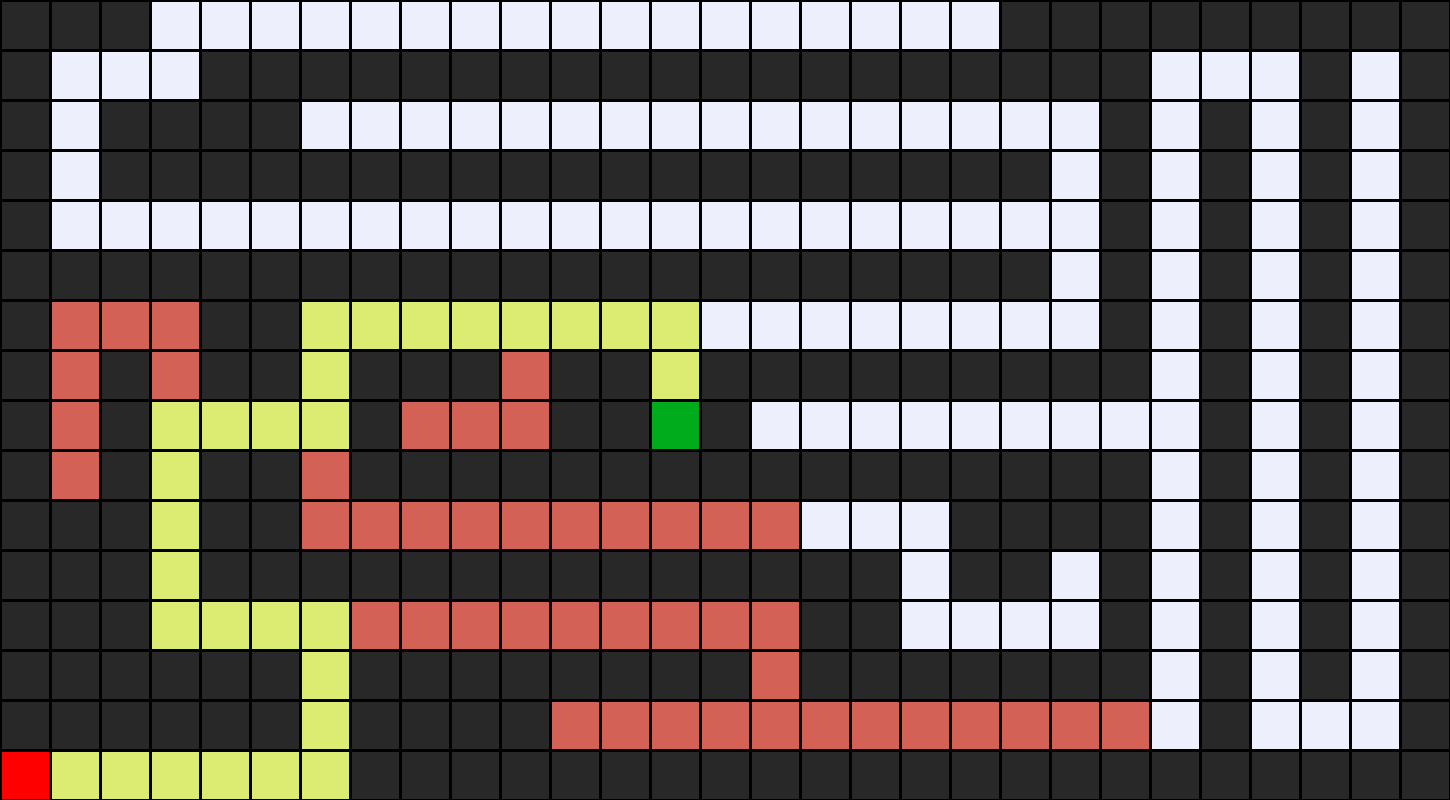

Here is the Python script that generated this plot:
import sys


class Node():
    def __init__(self, state, parent, action, dist):
        self.state = state
        self.parent = parent
        self.action = action
        self.dist = dist
    def get_dist(self, goal_state):
        return (goal_state[0] - self.state[0]) - (goal_state[1] - self.state[1])


class StackFrontier():
    def __init__(self):
        self.frontier = []
    
    def add(self, node: Node):
        self.frontier.append(node)
    
    def contains_state(self, state):
        return any(node.state == state for node in self.frontier)
    
    def is_empty(self):
        return len(self.frontier) == 0
    
    def remove(self) -> Node:
        if self.is_empty():
            raise Exception("empty frontier")
        else:
            node = self.frontier[-1]
            self.frontier = self.frontier[:-1]
            return node

class QueueFrontier(StackFrontier):
    def remove(self) -> Node:
        if self.is_empty():
            raise Exception("empty frontier")
        else:
            node = self.frontier[0]
            self.frontier = self.frontier[1:]
            return node 
        
class GreedyFrontier(StackFrontier):
    def remove(self, goal_state) -> Node:
        if self.is_empty():
            raise Exception("empty frontier")
        else:
            min_index = 0

            for i in range(len(self.frontier)):
                if self.frontier[i].get_dist(goal_state) < self.frontier[min_index].get_dist(goal_state):
                    min_index = i

        
            #self.frontier.remove[min_index]
            node = self.frontier[min_index]
            self.frontier = self.frontier[0:min_index] + self.frontier[min_index+1:]

            return node
        
class AStarFrontier(StackFrontier):
    def remove(self, goal_state) -> Node:
        if self.is_empty():
            raise Exception("empty frontier")
        else:
            min_index = 0

            for i in range(len(self.frontier)):
                first_node = self.frontier[i]
                second_node = self.frontier[min_index]
                if first_node.get_dist(goal_state) + first_node.dist < second_node.get_dist(goal_state) + second_node.dist:
                    min_index = i

            node = self.frontier[min_index]
            self.frontier = self.frontier[0:min_index] + self.frontier[min_index+1:]

            return node

#Souce Code from Harvard AI course
class Maze():

    def __init__(self, filename):

        # Read file and set height and width of maze
        with open(filename) as f:
            contents = f.read()

        # Validate start and goal
        if contents.count("A") != 1:
            raise Exception("maze must have exactly one start point")
        if contents.count("B") != 1:
            raise Exception("maze must have exactly one goal")

        # Determine height and width of maze
        contents = contents.splitlines()
        self.height = len(contents)
        self.width = max(len(line) for line in contents)

        # Keep track of walls
        self.walls = []
        for i in range(self.height):
            row = []
            for j in range(self.width):
                try:
                    if contents[i][j] == "A":
                        self.start = (i, j)
                        row.append(False)
                    elif contents[i][j] == "B":
                        self.goal = (i, j)
                        row.append(False)
                    elif contents[i][j] == " ":
                        row.append(False)
                    else:
                        row.append(True)
                except IndexError:
                    row.append(False)
            self.walls.append(row)

        self.solution = None


    def print(self):
        solution = self.solution[1] if self.solution is not None else None
        print()
        for i, row in enumerate(self.walls):
            for j, col in enumerate(row):
                if col:
                    print("â–ˆ", end="")
                elif (i, j) == self.start:
                    print("A", end="")
                elif (i, j) == self.goal:
                    print("B", end="")
                elif solution is not None and (i, j) in solution:
                    print("*", end="")
                else:
                    print(" ", end="")
            print()
        print()


    def neighbors(self, state):
        row, col = state
        candidates = [
            ("up", (row - 1, col)),
            ("down", (row + 1, col)),
            ("left", (row, col - 1)),
            ("right", (row, col + 1))
        ]

        result = []
        for action, (r, c) in candidates:
            if 0 <= r < self.height and 0 <= c < self.width and not self.walls[r][c]:
                result.append((action, (r, c)))
        return result

    #my attempt of the solve algorithm while peeking
    def solve(self):
        
        self.num_explored = 0

        self.frontier = AStarFrontier()
        self.frontier.add(Node(self.start, None, None, 0))
        self.explored = set()

        while True:

            if self.frontier.is_empty():
                raise Exception("No solution")
            
            node = self.frontier.remove(self.goal)
            #node = self.frontier.remove()

            if node.state == self.goal:
                actions = []
                cells = []
                while node.parent != None:
                    actions.append(node.action)
                    cells.append(node.state)
                    node = node.parent
                actions.reverse()
                cells.reverse()
                self.solution = (actions, cells)
                return
            
            #mark as explored
            self.explored.add(node.state)
            self.num_explored += 1

            for action, state in self.neighbors(node.state):
                if not self.frontier.contains_state(state) and state not in self.explored:
                    child = Node(state=state, parent=node, action=action, dist=node.dist+1)
                    self.frontier.add(child)

    #back to course code
    def output_image(self, filename, show_solution=True, show_explored=False):
        from PIL import Image, ImageDraw
        cell_size = 50
        cell_border = 2

        # Create a blank canvas
        img = Image.new(
            "RGBA",
            (self.width * cell_size, self.height * cell_size),
            "black"
        )
        draw = ImageDraw.Draw(img)

        solution = self.solution[1] if self.solution is not None else None
        for i, row in enumerate(self.walls):
            for j, col in enumerate(row):

                # Walls
                if col:
                    fill = (40, 40, 40)

                # Start
                elif (i, j) == self.start:
                    fill = (255, 0, 0)

                # Goal
                elif (i, j) == self.goal:
                    fill = (0, 171, 28)

                # Solution
                elif solution is not None and show_solution and (i, j) in solution:
                    fill = (220, 235, 113)

                # Explored
                elif solution is not None and show_explored and (i, j) in self.explored:
                    fill = (212, 97, 85)

                # Empty cell
                else:
                    fill = (237, 240, 252)

                # Draw cell
                draw.rectangle(
                    ([(j * cell_size + cell_border, i * cell_size + cell_border),
                        ((j + 1) * cell_size - cell_border, (i + 1) * cell_size - cell_border)]),
                    fill=fill
                )

        img.save(filename)


if len(sys.argv) != 2:
    sys.exit("Usage: python maze.py maze.txt")

m = Maze(sys.argv[1])
print("Maze:")
m.print()
print("Solving...")
m.solve()
print("States Explored:", m.num_explored)
print("Solution:")
m.print()
m.output_image("maze.png", show_explored=True)